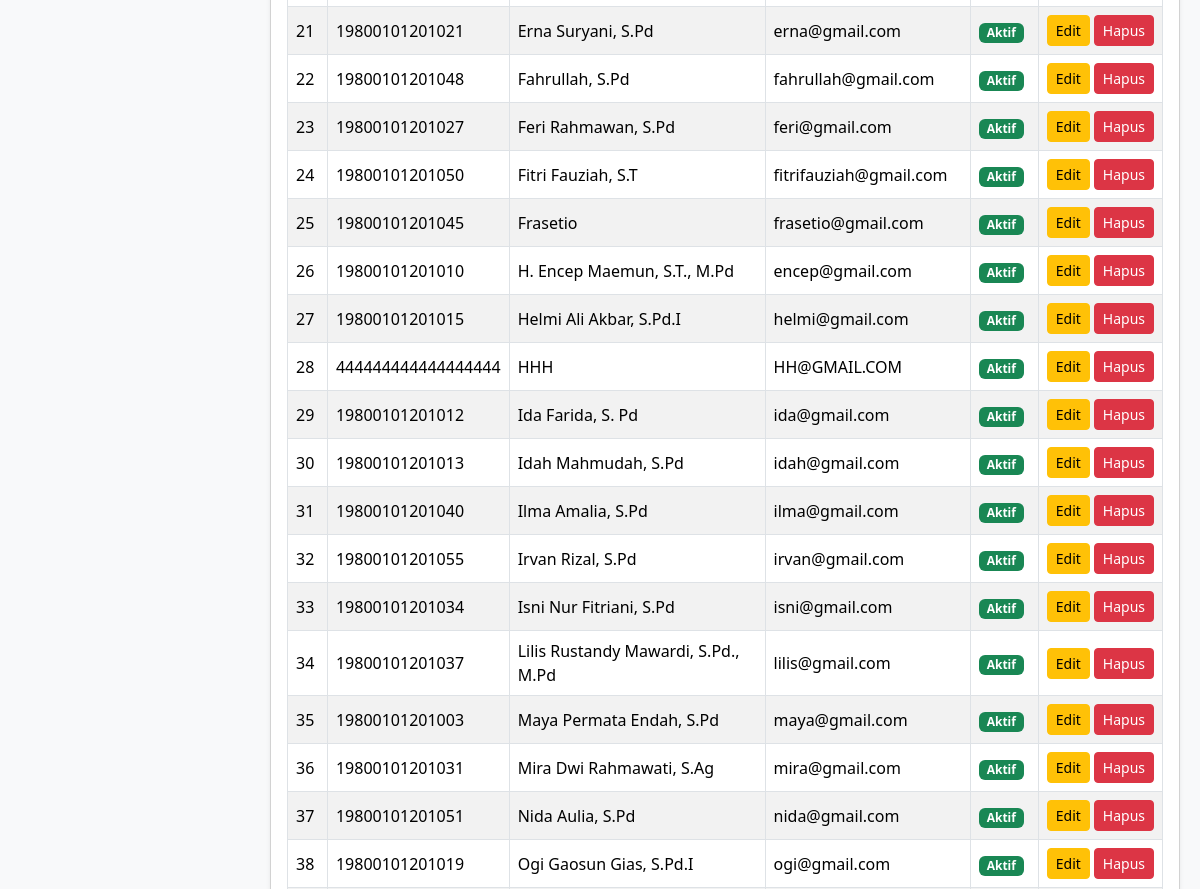
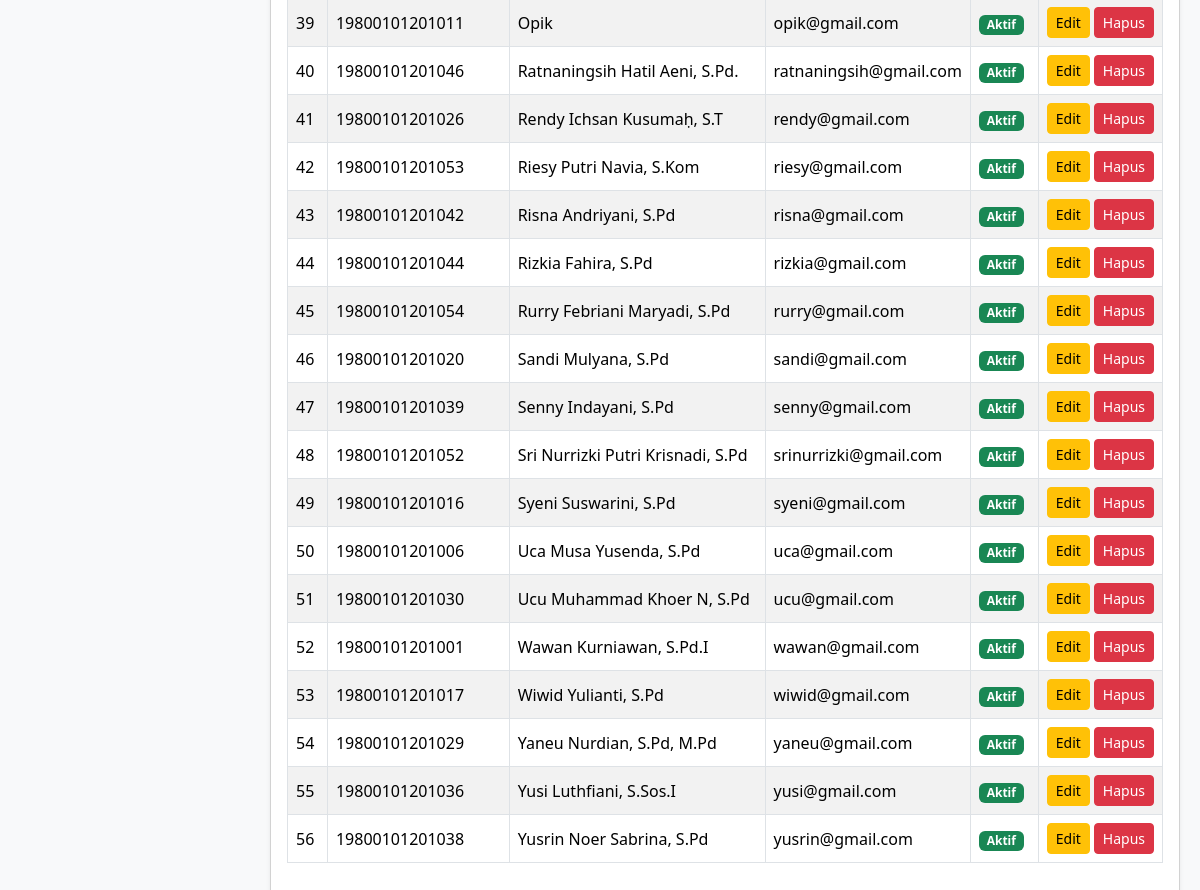
The app's page /kelola_guru.php (signed in, lower part), older data (2 pictures, top to bottom).
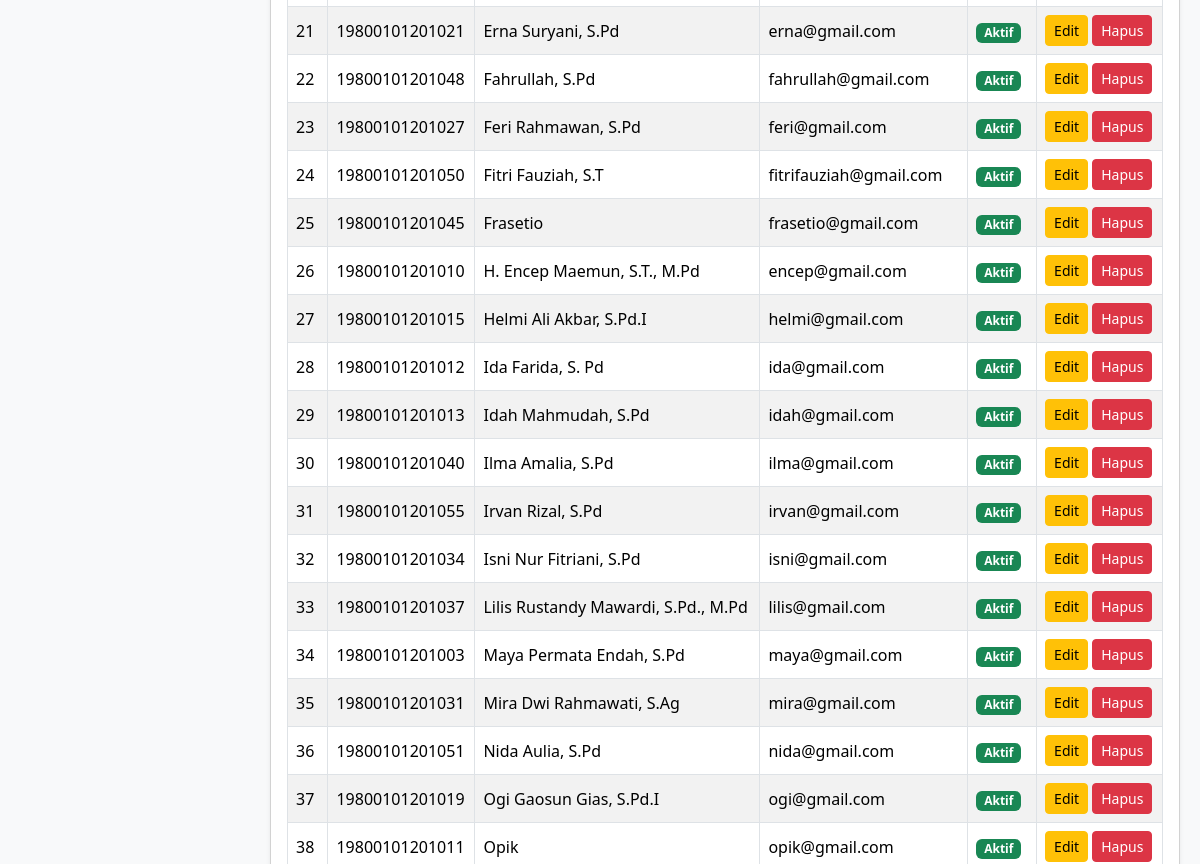
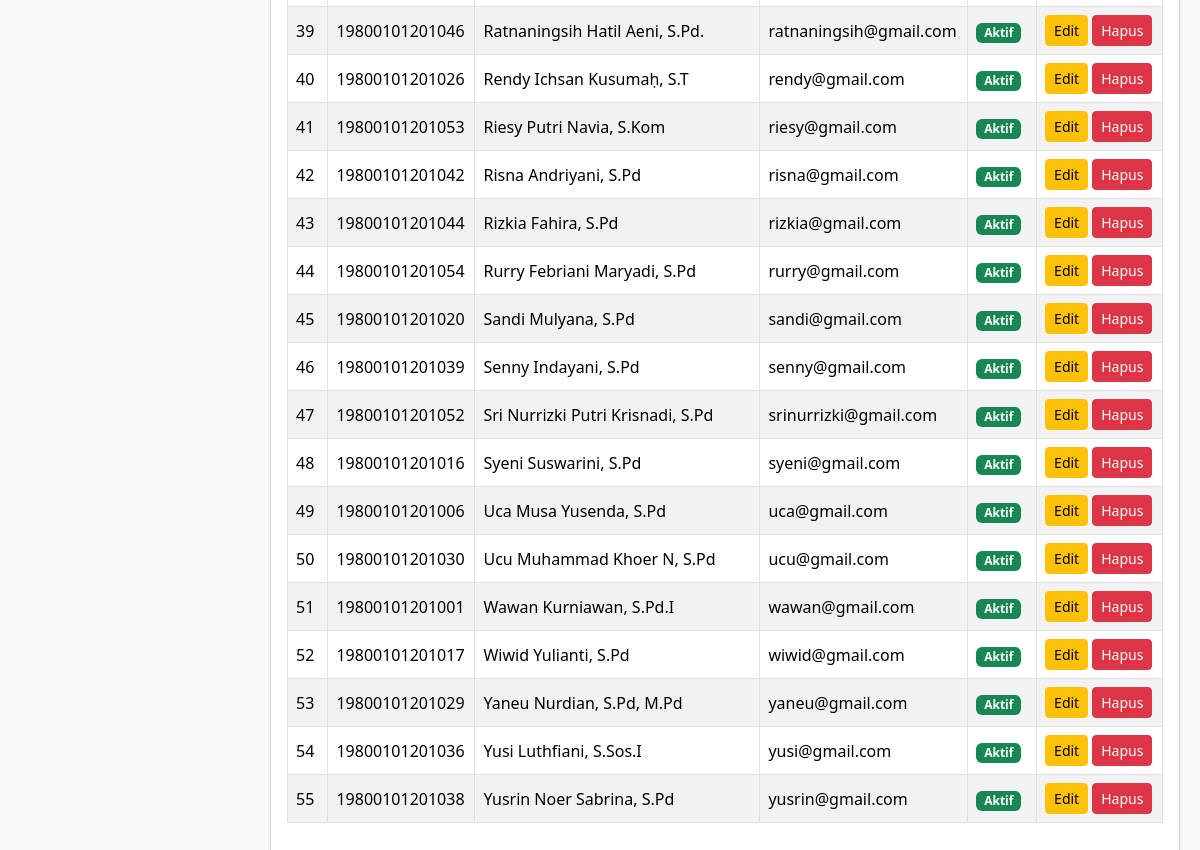
The same page, newer data (2 pictures, top to bottom).
### tables this page shows
CREATE TABLE `t_guru` (
  `id` int(11) NOT NULL,
  `nip` varchar(30) DEFAULT NULL,
  `nama` varchar(150) NOT NULL,
  `email` varchar(150) DEFAULT NULL,
  `status_aktif` tinyint(1) DEFAULT 1,
  `user_id` int(11) DEFAULT NULL,
  `created_at` timestamp NULL DEFAULT NULL,
  `updated_at` timestamp NULL DEFAULT NULL
);

### kelola_guru.php (the view, shortened to what the changed rows need)
<?php
require_once 'koneksi.php';
$aksi = $_GET['aksi'] ?? '';
$edit_id = $_GET['edit'] ?? '';
$edit = $edit_id ? mysqli_fetch_assoc(mysqli_query($koneksi, "SELECT * FROM t_guru WHERE id='$edit_id'")) : null;
$data = mysqli_query($koneksi, "SELECT * FROM t_guru ORDER BY nama ASC");
?>
<!DOCTYPE html>
<html lang="id">
<head>
    <link href="https://cdn.jsdelivr.net/npm/bootstrap@5.3.3/dist/css/bootstrap.min.css" rel="stylesheet">
    <link href="https://cdn.datatables.net/2.3.4/css/dataTables.bootstrap5.min.css" rel="stylesheet">
</head>
<body>
<div class="main-content">
    <?php if ($aksi === 'tambah' || $edit): ?>
        <div class="card shadow-sm mb-4">
            <div class="card-header bg-primary text-white">
                <?= $edit ? 'Edit Data Guru' : 'Tambah Data Guru'; ?>
            </div>
            <div class="card-body">
                <form method="POST">
                    <input type="hidden" name="id" value="<?= htmlspecialchars($edit['id'] ?? ''); ?>">
                    <div class="mb-3">
                        <label class="form-label">NIP</label>
                        <input type="text" name="nip" class="form-control"
                               value="<?= htmlspecialchars($edit['nip'] ?? ''); ?>"
                               maxlength="18"
                               oninput="this.value=this.value.replace(/[^0-9]/g,'').slice(0,18)"
                               required>
                    </div>
                    <div class="mb-3">
                        <label class="form-label">Nama</label>
                        <input type="text" name="nama" class="form-control"
                               value="<?= htmlspecialchars($edit['nama'] ?? ''); ?>"
                               required>
                    </div>
                    <div class="mb-3">
                        <label class="form-label">Email</label>
                        <input type="email" name="email" class="form-control"
                               value="<?= htmlspecialchars($edit['email'] ?? ''); ?>"
                               required>
                    </div>
                    <div class="mb-3">
                        <label class="form-label">Password Login</label>
                        <input type="password" name="password" class="form-control"
                               placeholder="<?= $edit ? 'Kosongkan jika tidak ingin mengubah password' : 'Masukkan password'; ?>">
                    </div>
                    <div class="mb-3">
                        <label class="form-label">Konfirmasi Password</label>
                        <input type="password" name="konfirmasi_password" class="form-control"
                               placeholder="Ulangi password">
                    </div>
                    <div class="mb-3">
                        <label class="form-label">Status Aktif</label>
                        <select name="status_aktif" class="form-select" required>
                            <option value="Aktif" <?= (($edit['status_aktif'] ?? 1) == 1) ? 'selected' : ''; ?>>Aktif</option>
                            <option value="Tidak Aktif" <?= (($edit['status_aktif'] ?? 1) == 0) ? 'selected' : ''; ?>>Tidak Aktif</option>
                        </select>
                    </div>
                    <button type="submit" name="simpan" class="btn btn-primary">
                        <?= $edit ? 'Update Data' : 'Simpan'; ?>
                    </button>
                    <a href="kelola_guru.php" class="btn btn-secondary">Batal</a>
                </form>
            </div>
        </div>
    <?php else: ?>
        <div class="card shadow-sm">
            <div class="card-body">
                <div class="table-responsive">
                    <table id="tabelGuru" class="table table-bordered table-striped table-hover align-middle w-100">
                        <tbody>
                            <?php $no = 1; ?>
                            <?php while ($r = mysqli_fetch_assoc($data)): ?>
                                <tr>
                                    <td><?= $no++; ?></td>
                                    <td><?= htmlspecialchars($r['nip'] ?? ''); ?></td>
                                    <td><?= htmlspecialchars($r['nama'] ?? ''); ?></td>
                                    <td><?= htmlspecialchars($r['email'] ?? ''); ?></td>
                                    <td>
                                        <span class="badge bg-<?= (($r['status_aktif'] ?? 1) == 1) ? 'success' : 'secondary'; ?>">
                                            <?= (($r['status_aktif'] ?? 1) == 1) ? 'Aktif' : 'Tidak Aktif'; ?>
                                        </span>
                                    </td>
                                    <td>
                                        <div class="d-flex gap-1">
                                            <a href="kelola_guru.php?edit=<?= (int)$r['id']; ?>" class="btn btn-sm btn-warning">
                                                Edit
                                            </a>
                                            <a href="kelola_guru.php?hapus=<?= (int)$r['id']; ?>" class="btn btn-sm btn-danger"
                                               onclick="return confirm('Yakin ingin menghapus data guru ini?')">
                                                Hapus
                                            </a>
                                        </div>
                                    </td>
                                </tr>
                            <?php endwhile; ?>
                        </tbody>
                    </table>
                </div>
            </div>
        </div>
    <?php endif; ?>
</div>
</body>
</html>

Row changes from the older to the newer data that the page shows:
removed t_guru: nip "444444444444444444", nama "HHH", email "HH@GMAIL.COM", status_aktif "Aktif"
